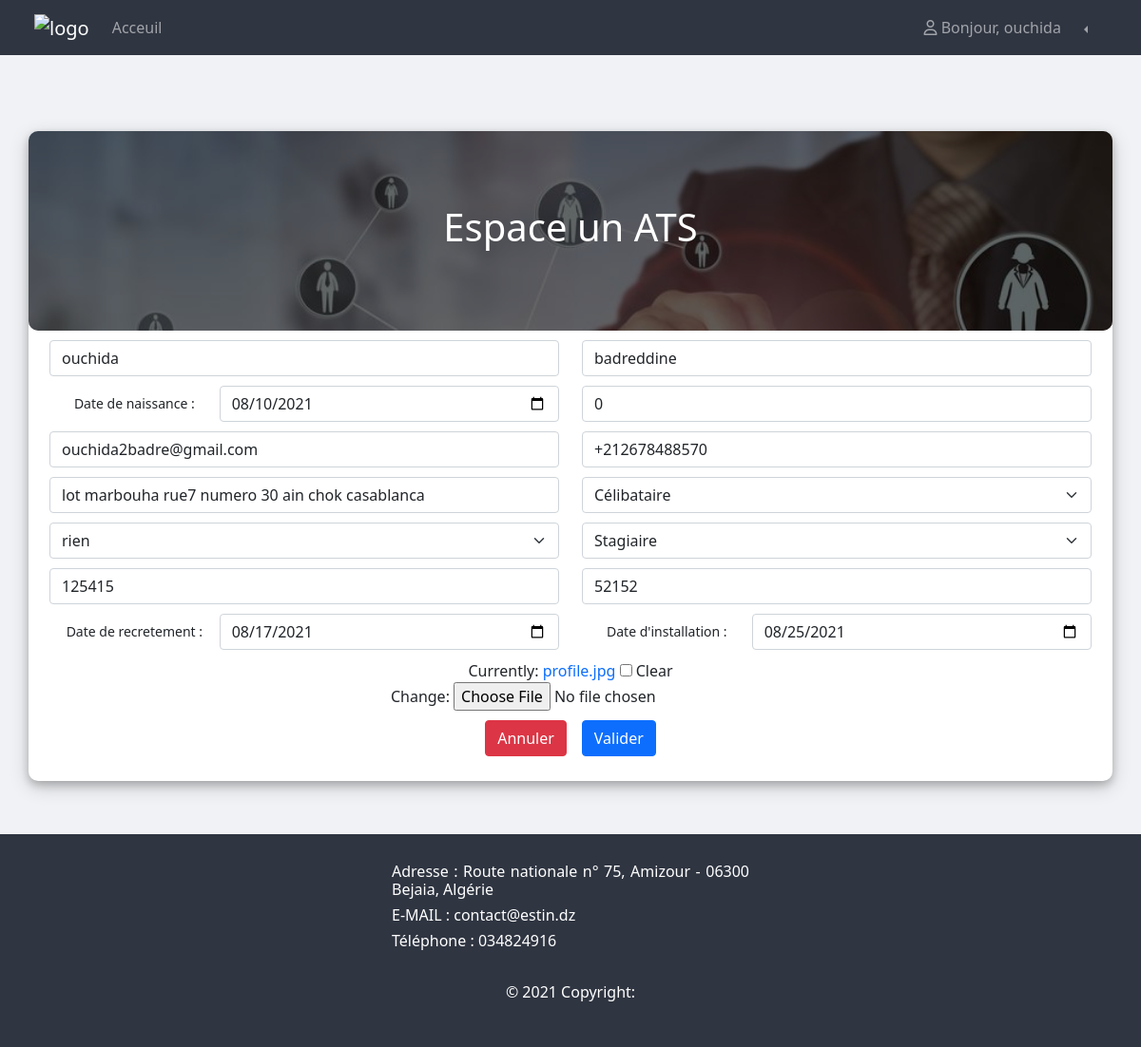
The app's page /editats/2 (signed in) with its own data.
### myapp/models.py (models this page shows, shortened)
class Utilisateur(AbstractBaseUser):
    email = models.EmailField(verbose_name="email", max_length=60, unique=True)
    username = models.CharField(max_length=30, unique=True)
    nom = models.CharField(max_length=30)
    prenom = models.CharField(max_length=30)
    numero = models.CharField(max_length=10)
    fonction = models.CharField(max_length=1,choices=FONCTION,null=False)
    profile_pic = models.ImageField(default="profile.jpg", null=True, blank=True)
    date_joined = models.DateTimeField(verbose_name='date joined', auto_now_add=True)
    last_login = models.DateTimeField(verbose_name='last login', auto_now=True)
    is_admin = models.BooleanField(default=False)
    is_active = models.BooleanField(default=True)
    is_staff = models.BooleanField(default=False)
    is_superuser = models.BooleanField(default=False)
    USERNAME_FIELD = 'username'
    REQUIRED_FIELDS = ['email']
    objects = MyAccountManager()
    def __str__(self):
	    return self.username

class Employee(models.Model):
    image = models.ImageField(default="profile.jpg", null=True, blank=True)
    nom = models.CharField(max_length=30)
    prenom = models.CharField(max_length=30)
    function=models.CharField(choices=FONCTION2 , max_length=3,null=True)
    numero =models.CharField(max_length=10,null=True)
    naissance=models.DateField()
    adresse = models.CharField(max_length=200,null=True)
    email = models.EmailField(max_length=200,null=True)
    situation = models.CharField(choices=SITUATION_FAMILIALE , max_length=1,null=True)
    date_joined = models.DateField()
    date_recretment  = models.DateField()
    Nenfant=models.IntegerField()
    nature=models.CharField(choices=NATURE , max_length=1,null=True)
    numccp=models.IntegerField()
    numss=models.IntegerField()
    Xfonctionnair = models.BooleanField(default=False)
    motif = models.CharField(default="N", choices=MOTIF,max_length=2)
    date_supression = models.DateField(auto_now_add=True,null=True,blank=True)
    comentaire = models.TextField(null=True,blank=True)
    date_effet = models.DateField(blank=True,null=True)
    cheked = models.BooleanField(default=False)
    is_greater_than_2 = models.BooleanField(default=False)
    is_greater_than_10 = models.BooleanField(default=False)
    decision = models.CharField(default="N",max_length=1,choices=DECISION)
    color = models.CharField(max_length=10,null=True,blank=True)
    checked = models.BooleanField(default=False)
    date = models.DateField(blank=True,null=True)
    alerte = models.CharField(default="0", max_length=1,choices=ALERT)

### myapp/views.py (the view, shortened to what this page needs)
# urls.py: path('editats/<int:pk>',editeatsView,name="editats"),
@login_required
def editeatsView(request,pk):
    try :
        employee = Employee.objects.get(pk=pk)
    except :
        messages.add_message(request, messages.WARNING, 'Operation indesirable ')
        return redirect('/ats')
    form = ATSFomrs(instance=employee)
    context = {'employee':employee,'form':form}
    return render(request, 'editats.html', context)

### myapp/forms.py
class ATSFomrs(ModelForm):
    class Meta:
        model = Employee
        fields = ["image"]

### templates/editats.html (shortened to what this page needs)
{% extends 'main.html' %} {% block body %}
<div class="container ajout" style="height: auto">
  <form
    enctype="multipart/form-data"
    action="{% url 'editats' employee.id %}"
    method="POST"
  >
    <div class="banner">
      <h1>Espace un ATS</h1>
    </div>
    <div class="row">
      <div class="col">
        <input
          type="text"
          class="form-control"
          placeholder="Nom"
          name="nom"
          value="{{employee.nom}}"
          required
        />
      </div>
      <div class="col">
        <input
          type="text"
          class="form-control"
          placeholder="Prenom"
          name="prenom"
          value="{{employee.prenom}}"
          required
        />
      </div>
    </div>
    <div class="row">
      <div class="col">
        <div class="row" style="margin: 0">
          <div
            class="col-4"
            style="display: flex; justify-content: center; align-items: center"
          >
            <small>Date de naissance : </small>
          </div>
          <div class="col-8" style="padding: 0">
            <input
              type="date"
              class="form-control"
              name="naissance"
              value="{{employee.naissance|date:"Y-m-d"}}"
              required
            />
          </div>
        </div>
      </div>
      <div class="col">
        <input
          type="number"
          class="form-control"
          placeholder="Nombre d'enfant"
          name="Nenfant"
          value="{{employee.Nenfant}}"
          required
        />
      </div>
    </div>
    <div class="row">
      <div class="col">
        <input
          type="email"
          class="form-control"
          placeholder="Email"
          name="email"
          value="{{employee.email}}"
          required
        />
      </div>
      <div class="col">
        <input
          type="text"
          class="form-control"
          placeholder="Telephone"
          name="numero"
          value="{{employee.numero}}"
          required
        />
      </div>
    </div>
    <div class="row">
      <div class="col">
        <input
          type="text"
          class="form-control"
          placeholder="Adresse"
          name="adresse"
          value="{{employee.adresse}}"
          required
        />
      </div>
      <div class="col">
        <select
          class="form-select"
          name="situation"
        >
          <option value="C" {% if employee.situation == 'C' %}selected{% endif %}>Célibataire</option>
        </select>
      </div>
    </div>
    <div class="row">
      <div class="col">
        <select
          class="form-select"
          name="function"
        >
          <option value="R" {% if employee.function == 'R' %}selected{% endif %}>rien</option>
        </select>
      </div>
      <div class="col">
        <select class="form-select" name="nature">
          <option value="S" {% if employee.nature == 'S' %}selected{% endif %}>Stagiaire</option>
        </select>
      </div>
    </div>
    <div class="row">
      <div class="col">
        <input
          type="text"
          class="form-control"
          placeholder="Code de CCP"
          name="numccp"
          value="{{employee.numccp}}"
          required
        />
      </div>
      <div class="col">
        <input
          type="text"
          class="form-control"
          placeholder="Numéro de sécurité sociale"
          name="numss"
          value="{{employee.numss}}"
          required
        />
      </div>
    </div>
    <div class="row">
      <div class="col">
        <div class="row" style="margin: 0">
          <div
            class="col-4"
            style="display: flex; justify-content: center; align-items: center"
          >
            <small>Date de recretement : </small>
          </div>
          <div class="col-8" style="padding: 0">
            <input
              type="date"
              class="form-control"
              name="date_recretment"
              value="{{employee.date_recretment|date:"Y-m-d"}}"
              required
            />
          </div>
        </div>
      </div>
      <div class="col">
        <div class="row" style="margin: 0">
          <div
            class="col-4"
            style="display: flex; justify-content: center; align-items: center"
          >
            <small>Date d'installation : </small>
          </div>
          <div class="col-8" style="padding: 0">
            <input
              type="date"
              class="form-control"
              name="date_joined"
              value="{{employee.date_joined|date:"Y-m-d"}}"
              required
            />
          </div>
        </div>
      </div>
    </div>
    <div class="row">
      <div class="col">
        <div class="form-group" style="text-align: center">{{form.image}}</div>
      </div>
    </div>
    <div
      class="row"
      style="display: flex; justify-content: center; aligntu-items: center"
    >
      <a style="width: auto" href="{% url 'ats' %}" class="btn btn-danger mb-3 mx-2"
        >Annuler</a
      >
      <button
        style="width: auto"
        type="submit"
        class="btn btn-primary mb-3 mx-2"
      >
        Valider
      </button>
    </div>
  </form>
</div>
{% endblock %}

### templates/navbar.html (shortened to what this page needs)
<nav class="navbar navbar-expand-lg navbar-dark">
  <div class="container-fluid">
    <a class="navbar-brand" href="/">
      <img
        src="https://estin.dz/wp-content/uploads/2020/11/cropped-estin_logo-mini-2-2.jpg"
        alt="logo"
      />
    </a>
    <div class="collapse navbar-collapse" id="navbarNav">
      <ul class="navbar-nav">
        <li class="nav-item">
          <a class="nav-link" aria-current="page" href="/">Acceuil</a>
        </li>
      </ul>
      <ul class="navbar-nav left">
        <li class="nav-item mx-2">
          <a class="nav-link" aria-current="page" href="#"
            ><i class="far fa-user"></i> Bonjour, {{request.user}}</a
          >
        </li>
        <li class="nav-item dropdown btn-group dropstart">
          <a
            class="nav-link dropdown-toggle"
            href="#"
            id="navbarDarkDropdownMenuLink"
            role="button"
            data-bs-toggle="dropdown"
            aria-expanded="false"
          >
          </a>
        </li>
      </ul>
    </div>
  </div>
</nav>

### static/css/styles.css (style rules this page uses)
a { text-decoration: none; }
.navbar, footer { background-color: #2f3541; }
.navbar .left { margin-left: auto; margin-right: 2rem; }
.navbar-brand img { width: 100px; margin-left: 1.5rem; }
.ajout { display: flex; animation-name: animation; animation-duration: 1s; animation-fill-mode: forwards; margin-top: 5rem; margin-bottom: 3.5rem; border-radius: 10px; padding: 0; }
.ajout form { width: 100%; }
.banner { position: relative; height: 210px; background-image: url("../images/ajoutATS.jpg"); background-size: cover; display: flex; justify-content: center; align-items: center; text-align: center; color: #fff; border-radius: 10px; }
.banner::after { content: ""; background-color: rgba(0, 0, 0, 0.6); position: absolute; width: 100%; height: 100%; border-radius: 10px; }
.banner h1 { z-index: 2; }
.ajout .row { margin: 10px; }

### records on screen
Utilisateur: user "ouchida"
Employee: nom "ouchida", prenom "badreddine", naissance "08/10/2021", Nenfant "0", email "ouchida2badre@gmail.com", numero "+212678488570", adresse "lot marbouha rue7 numero 30 ain chok casablanca", situation "Célibataire", function "rien", nature "Stagiaire", numccp "125415", numss "52152", date_recretment "08/17/2021", date_joined "08/25/2021"
